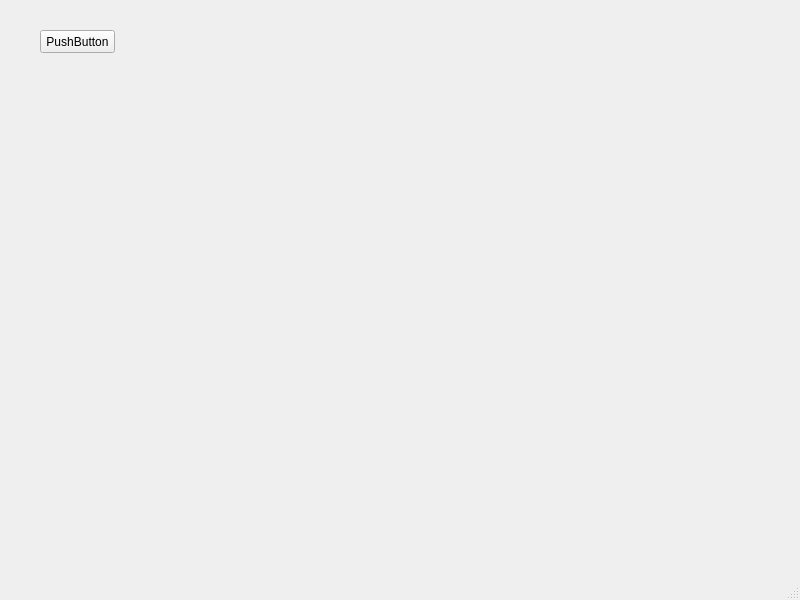
<?xml version="1.0" encoding="UTF-8"?>
<ui version="4.0">
 <class>MainWindow</class>
 <widget class="QMainWindow" name="MainWindow">
  <property name="geometry">
   <rect>
    <x>0</x>
    <y>0</y>
    <width>800</width>
    <height>600</height>
   </rect>
  </property>
  <property name="windowTitle">
   <string>MainWindow</string>
  </property>
  <widget class="QWidget" name="centralwidget">
   <widget class="QPushButton" name="pushButton">
    <property name="geometry">
     <rect>
      <x>40</x>
      <y>30</y>
      <width>75</width>
      <height>23</height>
     </rect>
    </property>
    <property name="text">
     <string>PushButton</string>
    </property>
   </widget>
  </widget>
  <widget class="QMenuBar" name="menubar">
   <property name="geometry">
    <rect>
     <x>0</x>
     <y>0</y>
     <width>800</width>
     <height>22</height>
    </rect>
   </property>
  </widget>
  <widget class="QStatusBar" name="statusbar"/>
 </widget>
 <resources/>
 <connections/>
</ui>
